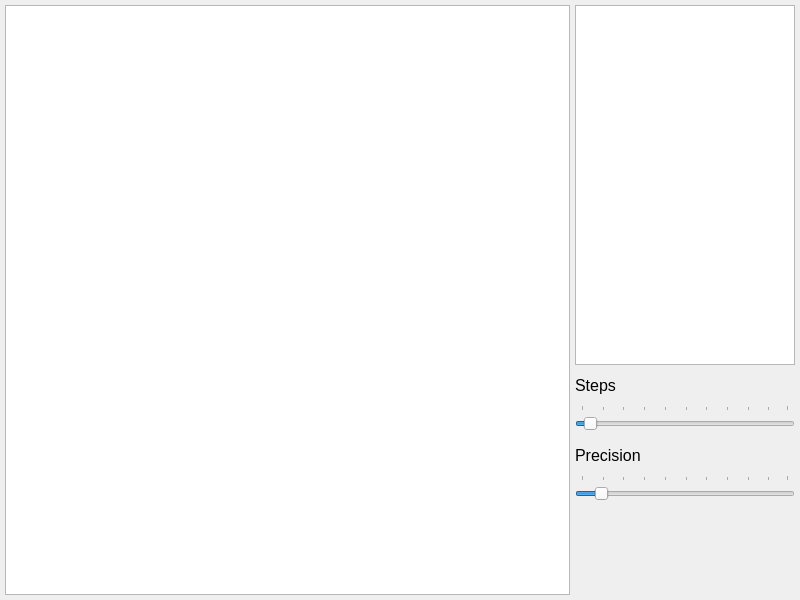
<?xml version="1.0" encoding="UTF-8"?>
<ui version="4.0">
 <class>solar_system</class>
 <widget class="QMainWindow" name="solar_system">
  <property name="geometry">
   <rect>
    <x>0</x>
    <y>0</y>
    <width>800</width>
    <height>600</height>
   </rect>
  </property>
  <property name="minimumSize">
   <size>
    <width>800</width>
    <height>600</height>
   </size>
  </property>
  <property name="windowTitle">
   <string>Solar System</string>
  </property>
  <widget class="QWidget" name="centralWidget">
   <widget class="QGraphicsView" name="canvas">
    <property name="geometry">
     <rect>
      <x>5</x>
      <y>5</y>
      <width>565</width>
      <height>590</height>
     </rect>
    </property>
    <property name="sizePolicy">
     <sizepolicy hsizetype="Expanding" vsizetype="Expanding">
      <horstretch>0</horstretch>
      <verstretch>0</verstretch>
     </sizepolicy>
    </property>
    <property name="sizeIncrement">
     <size>
      <width>1</width>
      <height>1</height>
     </size>
    </property>
    <property name="acceptDrops">
     <bool>false</bool>
    </property>
   </widget>
   <widget class="QTextBrowser" name="log">
    <property name="geometry">
     <rect>
      <x>575</x>
      <y>5</y>
      <width>220</width>
      <height>360</height>
     </rect>
    </property>
    <property name="sizePolicy">
     <sizepolicy hsizetype="Expanding" vsizetype="Expanding">
      <horstretch>0</horstretch>
      <verstretch>0</verstretch>
     </sizepolicy>
    </property>
    <property name="minimumSize">
     <size>
      <width>220</width>
      <height>0</height>
     </size>
    </property>
   </widget>
   <widget class="QSlider" name="steps_slider">
    <property name="geometry">
     <rect>
      <x>575</x>
      <y>405</y>
      <width>220</width>
      <height>30</height>
     </rect>
    </property>
    <property name="minimum">
     <number>1</number>
    </property>
    <property name="maximum">
     <number>100</number>
    </property>
    <property name="value">
     <number>5</number>
    </property>
    <property name="orientation">
     <enum>Qt::Horizontal</enum>
    </property>
    <property name="tickPosition">
     <enum>QSlider::TicksAbove</enum>
    </property>
    <property name="tickInterval">
     <number>10</number>
    </property>
   </widget>
   <widget class="QLabel" name="steps_label">
    <property name="geometry">
     <rect>
      <x>575</x>
      <y>370</y>
      <width>220</width>
      <height>30</height>
     </rect>
    </property>
    <property name="font">
     <font>
      <pointsize>12</pointsize>
     </font>
    </property>
    <property name="text">
     <string>Steps</string>
    </property>
   </widget>
   <widget class="QLabel" name="precision_label">
    <property name="geometry">
     <rect>
      <x>575</x>
      <y>440</y>
      <width>220</width>
      <height>30</height>
     </rect>
    </property>
    <property name="font">
     <font>
      <pointsize>12</pointsize>
     </font>
    </property>
    <property name="text">
     <string>Precision</string>
    </property>
   </widget>
   <widget class="QSlider" name="precision_slider">
    <property name="geometry">
     <rect>
      <x>575</x>
      <y>475</y>
      <width>220</width>
      <height>30</height>
     </rect>
    </property>
    <property name="minimum">
     <number>1</number>
    </property>
    <property name="maximum">
     <number>100</number>
    </property>
    <property name="value">
     <number>10</number>
    </property>
    <property name="orientation">
     <enum>Qt::Horizontal</enum>
    </property>
    <property name="tickPosition">
     <enum>QSlider::TicksAbove</enum>
    </property>
    <property name="tickInterval">
     <number>10</number>
    </property>
   </widget>
  </widget>
 </widget>
 <layoutdefault spacing="6" margin="11"/>
 <resources>
  <include location="../space_emulator.qrc"/>
 </resources>
 <connections/>
</ui>
